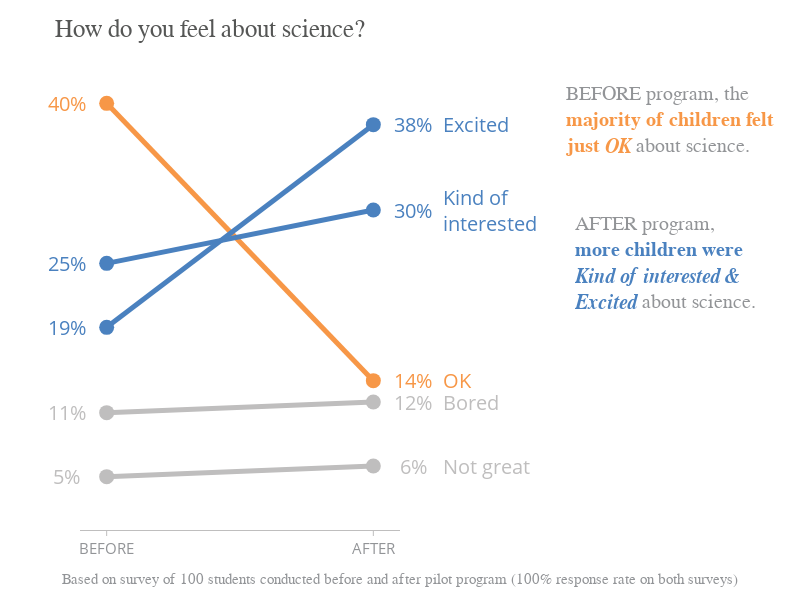

The notebook cell this image was saved under:
### Markdown cell above
## Data Visualization

### Code cell
fig = go.Figure()

# Plot -------------------------
colors = [GRAY9, GRAY9, ORANGE1, BLUE2, BLUE2]
for i, name in enumerate(df.columns):
    fig.add_trace(
        go.Scatter(
            x=df.index,
            y=df[name],
            mode='lines+markers',
            line=dict(color=colors[i], width=5),
            marker=dict(color=colors[i], size=15)
        )
    )

# Annotation -------------------
annotations = ["Bored", "Not great", "OK", "Kind of<br>interested", "Excited"]
for i in range(5):
    fig.add_annotation(
        text=f"{df.iloc[0, i] * 100:.0f}%",
        font=dict(color=colors[i], size=20),
        x=0,
        y=df.iloc[0, i],
        xshift=-40,
        yshift=0,
        showarrow=False,
    )
    
    fig.add_annotation(
        text=f"{df.iloc[1, i] * 100:.0f}%",
        font=dict(color=colors[i], size=20),
        x=1,
        y=df.iloc[1, i],
        xshift=40,
        yshift=0,
        showarrow=False,
    )
    
    fig.add_annotation(
        text=annotations[i],
        font=dict(color=colors[i], size=20),
        align='left',
        x=1,
        y=df.iloc[1, i],
        xshift=120,
        yshift=0,
        width=100,
        showarrow=False,
    )
        
# Text -------------------------
fig.add_annotation(
    text="How do you feel about science?",
    font=dict(color=GRAY3, size=25, family="Arial"),
    x=-0.1,
    y=0.45,
    xshift=130,
    yshift=20,
    showarrow=False,
)


fig.add_annotation(
    text=f"BEFORE program, the<br>\
<b style='color: {ORANGE1}'>majority of children felt</b><br>\
<b style='color: {ORANGE1}'>just <i>OK</i></b> about science.",
    align='left',
    font=dict(color=GRAY7, size=20, family="Arial"),
    x=1.1,
    y=0.45,
    xshift=270,
    yshift=-70,
    showarrow=False,
)

fig.add_annotation(
    text=f"AFTER program,<br>\
<b style='color: {BLUE2}'>more children were</b><br>\
<b style='color: {BLUE2}'><i>Kind of interested &</i></b><br>\
<b style='color: {BLUE2}'><i>Excited</i></b> about science.",
    align='left',
    font=dict(color=GRAY7, size=20, family="Arial"),
    x=1.1,
    y=0.25,
    xshift=265,
    yshift=-0,
    showarrow=False,
)

fig.add_annotation(
    text="Based on survey of 100 students conducted before and after pilot program (100% response rate on both surveys)",
    font=dict(color=GRAY7, size=15, family="Arial"),
    x=-0.1,
    y=0,
    xshift=320,
    yshift=-50,
    showarrow=False,
)

# Layout -----------------------
fig.update_layout(
    width=800,
    height=600,
    margin=dict(t=50, b=70, l=80, r=400),
    paper_bgcolor="white",
    plot_bgcolor="white",
    showlegend=False,
    barmode="stack",
)

fig.update_xaxes(
    linecolor=GRAY9,
    ticks='outside',
    tickcolor=GRAY9,
    tickfont=dict(color=GRAY7, size=15),
    showgrid=False,
    range=[-0.1, 1.1]
)

fig.update_yaxes(
    showticklabels=False,
    showgrid=False,
    range=[0, 0.45]
)

### Figure 1 — Plotly figure (JSON) as saved in the notebook; plotly's stock layout.template omitted (floating-point values rounded to 4 significant figures)
{"data": [{"line": {"color": "#BFBEBE", "width": 5}, "marker": {"color": "#BFBEBE", "size": 15}, "mode": "lines+markers", "type": "scatter", "x": ["BEFORE", "AFTER"], "y": [0.11, 0.12]}, {"line": {"color": "#BFBEBE", "width": 5}, "marker": {"color": "#BFBEBE", "size": 15}, "mode": "lines+markers", "type": "scatter", "x": ["BEFORE", "AFTER"], "y": [0.05, 0.06]}, {"line": {"color": "#F79747", "width": 5}, "marker": {"color": "#F79747", "size": 15}, "mode": "lines+markers", "type": "scatter", "x": ["BEFORE", "AFTER"], "y": [0.4, 0.14]}, {"line": {"color": "#4A81BF", "width": 5}, "marker": {"color": "#4A81BF", "size": 15}, "mode": "lines+markers", "type": "scatter", "x": ["BEFORE", "AFTER"], "y": [0.25, 0.3]}, {"line": {"color": "#4A81BF", "width": 5}, "marker": {"color": "#4A81BF", "size": 15}, "mode": "lines+markers", "type": "scatter", "x": ["BEFORE", "AFTER"], "y": [0.19, 0.38]}], "layout": {"annotations": [{"font": {"color": "#BFBEBE", "size": 20}, "showarrow": false, "text": "11%", "x": 0, "xshift": -40, "y": 0.11, "yshift": 0}, {"font": {"color": "#BFBEBE", "size": 20}, "showarrow": false, "text": "12%", "x": 1, "xshift": 40, "y": 0.12, "yshift": 0}, {"align": "left", "font": {"color": "#BFBEBE", "size": 20}, "showarrow": false, "text": "Bored", "width": 100, "x": 1, "xshift": 120, "y": 0.12, "yshift": 0}, {"font": {"color": "#BFBEBE", "size": 20}, "showarrow": false, "text": "5%", "x": 0, "xshift": -40, "y": 0.05, "yshift": 0}, {"font": {"color": "#BFBEBE", "size": 20}, "showarrow": false, "text": "6%", "x": 1, "xshift": 40, "y": 0.06, "yshift": 0}, {"align": "left", "font": {"color": "#BFBEBE", "size": 20}, "showarrow": false, "text": "Not great", "width": 100, "x": 1, "xshift": 120, "y": 0.06, "yshift": 0}, {"font": {"color": "#F79747", "size": 20}, "showarrow": false, "text": "40%", "x": 0, "xshift": -40, "y": 0.4, "yshift": 0}, {"font": {"color": "#F79747", "size": 20}, "showarrow": false, "text": "14%", "x": 1, "xshift": 40, "y": 0.14, "yshift": 0}, {"align": "left", "font": {"color": "#F79747", "size": 20}, "showarrow": false, "text": "OK", "width": 100, "x": 1, "xshift": 120, "y": 0.14, "yshift": 0}, {"font": {"color": "#4A81BF", "size": 20}, "showarrow": false, "text": "25%", "x": 0, "xshift": -40, "y": 0.25, "yshift": 0}, {"font": {"color": "#4A81BF", "size": 20}, "showarrow": false, "text": "30%", "x": 1, "xshift": 40, "y": 0.3, "yshift": 0}, {"align": "left", "font": {"color": "#4A81BF", "size": 20}, "showarrow": false, "text": "Kind of<br>interested", "width": 100, "x": 1, "xshift": 120, "y": 0.3, "yshift": 0}, {"font": {"color": "#4A81BF", "size": 20}, "showarrow": false, "text": "19%", "x": 0, "xshift": -40, "y": 0.19, "yshift": 0}, {"font": {"color": "#4A81BF", "size": 20}, "showarrow": false, "text": "38%", "x": 1, "xshift": 40, "y": 0.38, "yshift": 0}, {"align": "left", "font": {"color": "#4A81BF", "size": 20}, "showarrow": false, "text": "Excited", "width": 100, "x": 1, "xshift": 120, "y": 0.38, "yshift": 0}, {"font": {"color": "#555655", "family": "Arial", "size": 25}, "showarrow": false, "text": "How do you feel about science?", "x": -0.1, "xshift": 130, "y": 0.45, "yshift": 20}, {"align": "left", "font": {"color": "#929497", "family": "Arial", "size": 20}, "showarrow": false, "text": "BEFORE program, the<br><b style='color: #F79747'>majority of children felt</b><br><b style='color: #F79747'>just <i>OK</i></b> about science.", "x": 1.1, "xshift": 270, "y": 0.45, "yshift": -70}, {"align": "left", "font": {"color": "#929497", "family": "Arial", "size": 20}, "showarrow": false, "text": "AFTER program,<br><b style='color: #4A81BF'>more children were</b><br><b style='color: #4A81BF'><i>Kind of interested &</i></b><br><b style='color: #4A81BF'><i>Excited</i></b> about science.", "x": 1.1, "xshift": 265, "y": 0.25, "yshift": 0}, {"font": {"color": "#929497", "family": "Arial", "size": 15}, "showarrow": false, "text": "Based on survey of 100 students conducted before and after pilot program (100% response rate on both surveys)", "x": -0.1, "xshift": 320, "y": 0, "yshift": -50}], "barmode": "stack", "height": 600, "margin": {"b": 70, "l": 80, "r": 400, "t": 50}, "paper_bgcolor": "white", "plot_bgcolor": "white", "showlegend": false, "width": 800, "xaxis": {"linecolor": "#BFBEBE", "range": [-0.1, 1.1], "showgrid": false, "tickcolor": "#BFBEBE", "tickfont": {"color": "#929497", "size": 15}, "ticks": "outside"}, "yaxis": {"range": [0, 0.45], "showgrid": false, "showticklabels": false}}}
